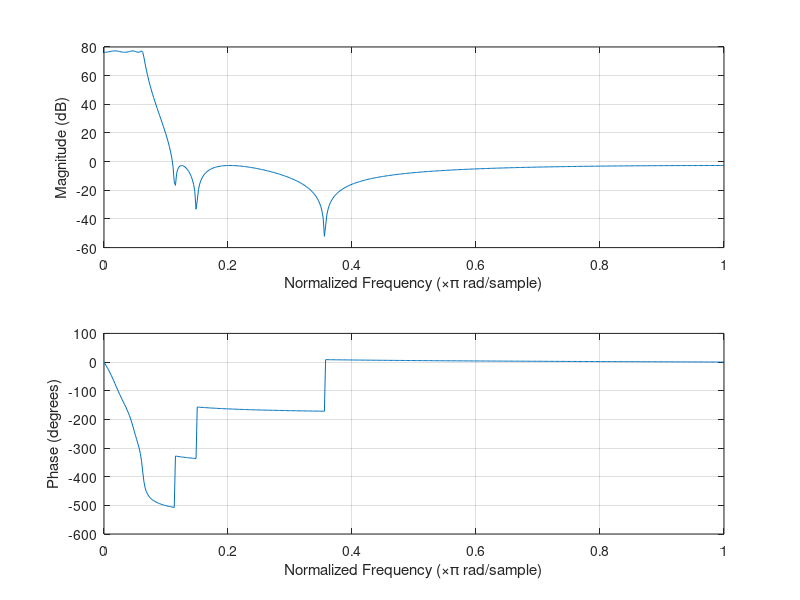

MATLAB code to generate this figure: (Note: this script raises an error after producing the figure.)
% clear;close all;clc;

Fs = 160e3;
% fvtool(h, 'Fs', Fs, 'color', 'white');


% IIR_LP_ChebshevT2

SOS = [1  -1.958839842556389321259757707593962550163  1  1  -1.95999965565488576402231046813540160656   0.965267484967275102292205701814964413643
1  -1.923872505839867574906065783579833805561  1  1  -1.896880935941323231830324402835685759783  0.902304458312001234077115441323257982731
1  -1.494023840911112843699015684251207858324  1  1  -1.854935741025906414947144185134675353765  0.860600847140936653367759845423279330134];
[b, a] = sos2tf(SOS);
figure(11); hold on; freqz(b, a);

% IIR_LP_CHEBSHEVT@_NEW
SOS = [1,-1.94083102810768,1,1,-1.95085531856416,0.958431618132387;1,-1.89098571823222,1,1,-1.87606226569591,0.883813333556214;1,-1.30818352680357,1,1,-1.82684536829437,0.834907923509496];
[b, a] = sos2tf(SOS);
% figure(11); hold on; freqz(b, a);

% IIR_LP_elliptic

SOS = [1  -1.784628183596366213237160991411656141281  1  1  -1.9163013510266451167041168446303345263    0.939091086526495977260253766871755942702
1  -0.873881532598724808380552531161811202765  1  1  -1.900626700787850120732969116943422704935  0.906135243893391728597919154708506539464
1  -1.872403761056009141583444943535141646862  1  1  -1.942280499391217052362890171934850513935  0.980084203562345157578761245531495660543];
[b, a] = sos2tf(SOS);
freqz(b, a);


% IIR_LP_maximum_flat
SOS = [1  2.005911175281536173997665173374116420746  1.005922852938762046548504258680623024702  1  -1.650538497079471422779306521988473832607  0.682874457909947940592587656283285468817
1  1.999969278295641306186780639109201729298  0.999980865448276912132996585569344460964  1  -1.723776172785176807877860483131371438503  0.757546944498797558686931097327033057809
1  1.994119546422827848886072388268075883389  0.994131042948623533384022721293149515986  1  -1.867285542269826681405220369924791157246  0.903867828747575985381956797937164083123];

[b, a] = sos2ft(SOS);
freqz(b, a);

% IIR_LP_butterworth
SOS = [1  2  1  1  -1.867285542272101528382677315676119178534  0.903867828750859692021890623436775058508
1  2  1  1  -1.723776172762509384384088662045542150736  0.757546944478828976343720569275319576263
1  2  1  1  -1.650538497099865775652460797573439776897  0.682874457925469302566057194781024008989];
[b, a] = sos2ft(SOS);
freqz(b, a);

% IIR_LP_ChebshevT1

SOS = [1  2  1  1  -1.938406581941010342617914830043446272612  0.976026849834565002339559214306063950062
1  2  1  1  -1.914745850641562885385837944340892136097  0.935576829684438671108637208817526698112
1  2  1  1  -1.908050804193508254158473391726147383451  0.912672833938905969652921612578211352229];
[b, a] = sos2ft(SOS);
freqz(b, a);



% FIR
% clear;close all;clc;

% FIR_LP_least_square
h = [0.055476737624970982876160263685960671864
0.05770493704786346100821248228385229595 
0.059067867586184194528264868040423607454
0.059526559119447014500892123578523751348
0.059067867586184194528264868040423607454
0.05770493704786346100821248228385229595 
0.055476737624970982876160263685960671864];
freqz(b, a);


% FIR_LP_kaiser
h = [0.058947832546523880326017064135157852434
0.060905959900277042984306774542346829548
0.062099178196512859473354950523571460508
0.062500000000000013877787807814456755295
0.062099178196512859473354950523571460508
0.060905959900277042984306774542346829548
0.058947832546523880326017064135157852434];

freqz(b, a);

























